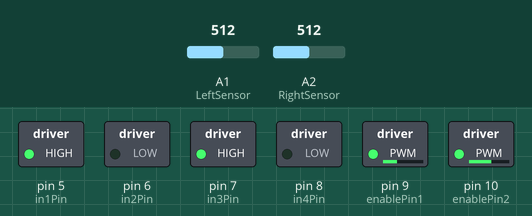
Recording of a sketch running on a simulated Arduino Uno, built with avr-gcc and run on an emulated ATmega328P. On the bench: switched loads named in the sketch (green lamp = pin HIGH). Inputs (shaded band) come from the test bench; at power-on: A1 (LeftSensor) = 512, A2 (RightSensor) = 512.

Above: at 2.2 s.
2.3 s: A1 (LeftSensor) set to 537
At 3.1 s:
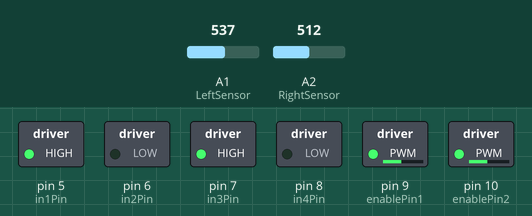
3.8 s: A2 (RightSensor) set to 540
At 3.99 s:
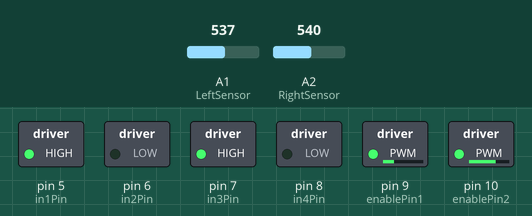
5.6 s: A1 (LeftSensor) set to 511
At 5.76 s:
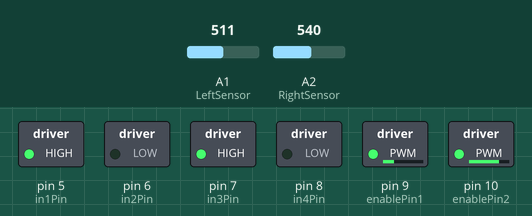
8.2 s: A1 (LeftSensor) set to 716
At 9.0 s:
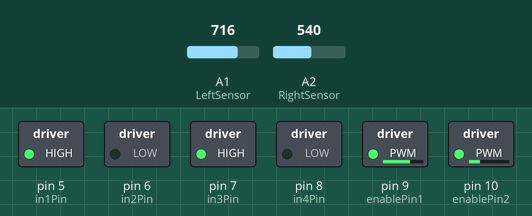
9.7 s: A2 (RightSensor) set to 716
At 11.2 s:
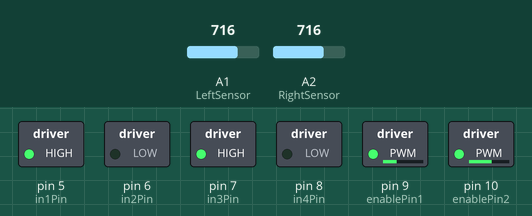
11.6 s: A2 (RightSensor) set to 687
At 12.9 s:
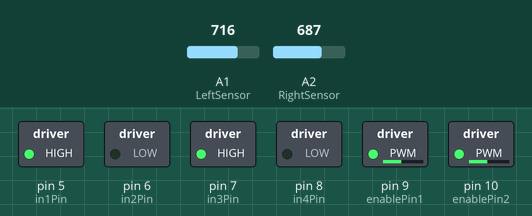
Timing chart, 0 to 14.1 s (numbered marks = the images above; inputs shaded):
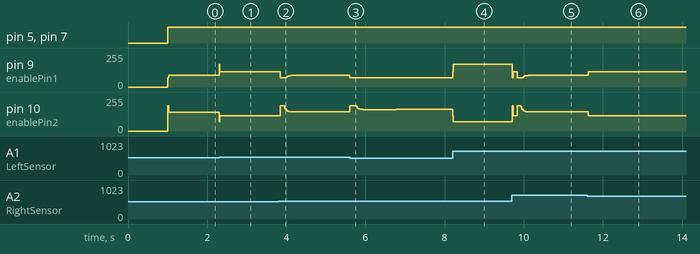

Measured:
- the behaviour switches between 527 and 528 on A2 (RightSensor) (found by bisection; images 1 and 2)
- after the input at 2.3 s, pin 9 (enablePin1): 89/255 → 115/255 at once; pin 10 (enablePin2): 141/255 → 115/255 at once
- after the input at 3.8 s, pin 9 (enablePin1): 115/255 → 70/255 at once, → 87/255 0.15 s later; pin 10 (enablePin2): 115/255 → 190/255 at once, → 143/255 0.12 s later
- after the input at 5.6 s, pin 9 (enablePin1): 87/255 → 70/255 at once
- after the input at 8.2 s, pin 9 (enablePin1): 70/255 → 171/255 at once; pin 10 (enablePin2): 162/255 → 70/255 at once
- after the input at 9.7 s, pin 9 (enablePin1): 171/255 → 115/255 at once, → 70/255 0.12 s later, → 85/255 0.15 s later, → 87/255 0.12 s later; pin 10 (enablePin2): ramps from 190/255 to 115/255 and jumps back, once every 0.12 s
- after the input at 11.6 s, pin 9 (enablePin1): 87/255 → 115/255 at once; pin 10 (enablePin2): 143/255 → 115/255 at once

The sketch:

Light_Tracking.ino
```cpp
#include <PID_v1.h>

// 电机引脚定义
int enablePin1 = 9;    // 左侧电机PWM
int enablePin2 = 10;   // 右侧电机PWM
int in1Pin = 5;        // 左侧电机方向1
int in2Pin = 6;        // 左侧电机方向2
int in3Pin = 7;        // 右侧电机方向1
int in4Pin = 8;        // 右侧电机方向2

// 传感器定义
int LeftSensor = A1;
int RightSensor = A2;

// 左转PID参数（增强响应）
double Kp_left = 0.6;   // 提高比例增益
double Ki_left = 0.0075;  // 较小积分
double Kd_left = 0.8;   // 适当提高微分

// 右转PID参数（保持原样）
double Kp_right = 0.5;
double Ki_right = 0.01;
double Kd_right = 0.7;

// PID变量
double Setpoint, Input, Output;

// 双PID控制器
PID pidLeft(&Input, &Output, &Setpoint, Kp_left, Ki_left, Kd_left, DIRECT);
PID pidRight(&Input, &Output, &Setpoint, Kp_right, Ki_right, Kd_right, DIRECT);

// 优化后的电机控制参数
const int baseSpeed = 115;     // 提高基础速度(原80)
const int maxSpeed = 190;      // 提高最大速度(原120)
const int minSpeed = 70;       // 提高最小速度(原40)
const int sensorThreshold = 30; // 降低阈值使响应更灵敏

// 滤波参数
float leftFiltered = 0;
float rightFiltered = 0;
const float filterFactor = 0.3; // 增强滤波效果

void setup() {
  Serial.begin(9600);

  // 初始化电机控制引脚
  pinMode(in1Pin, OUTPUT);
  pinMode(in2Pin, OUTPUT);
  pinMode(in3Pin, OUTPUT);
  pinMode(in4Pin, OUTPUT);
  pinMode(enablePin1, OUTPUT);
  pinMode(enablePin2, OUTPUT);

  // PID初始化
  Setpoint = 0;
  pidLeft.SetMode(AUTOMATIC);
  pidLeft.SetOutputLimits(-60, 60); // 缩小输出范围减少震荡
  pidLeft.SetSampleTime(20); // 增加采样时间到15ms
  pidRight.SetMode(AUTOMATIC);
  pidRight.SetOutputLimits(-60, 60); // 缩小输出范围减少震荡
  pidRight.SetSampleTime(20); // 增加采样时间到15ms
  delay(1000);
}

void loop() {
  // 1. 读取并增强滤波  L比R小30
  int leftRaw = 1023 - analogRead(LeftSensor);
  int rightRaw = 1023 - analogRead(RightSensor);

  leftFiltered = leftFiltered * (1-filterFactor) + leftRaw * filterFactor;
  rightFiltered = rightFiltered * (1-filterFactor) + rightRaw * filterFactor;

  // 3. 计算偏差（左转时增加补偿）
  Input = (leftFiltered + 40) - rightFiltered;  // 补偿左传感器


  // 4. 根据转向选择PID
  if (Input < 0) {  // 左转
    pidLeft.Compute();
  } else {          // 右转
    pidRight.Compute();
  }

  // 4. 动态速度调整
  int leftSpeed = baseSpeed;
  int rightSpeed = baseSpeed;

  if(abs(Input) > sensorThreshold) {
    // 使用更平滑的速度映射
    if(Output < 0) { // 左转
      int adjustment = map(abs(Output), 0, 80, 0, maxSpeed-baseSpeed+30);
      adjustment = constrain(adjustment, 0, maxSpeed-baseSpeed);
      leftSpeed = baseSpeed - adjustment;
      rightSpeed = baseSpeed + adjustment;
    }
    else { // 右转
      int adjustment = map(abs(Output), 0, 80, 0, maxSpeed-baseSpeed);
      adjustment = constrain(adjustment, 0, maxSpeed-baseSpeed);
      leftSpeed = baseSpeed + adjustment;
      rightSpeed = baseSpeed - adjustment;
    }
  }


  // 确保速度在限制范围内
  leftSpeed = constrain(leftSpeed, minSpeed, maxSpeed);
  rightSpeed = constrain(rightSpeed, minSpeed, maxSpeed);

  // 5. 设置电机
  setMotor(leftSpeed, rightSpeed, false);

  // 6. 调试输出
  // Serial.print("L:");
  // Serial.print(leftFiltered);
  // Serial.print(" R:");
  // Serial.print(rightFiltered);
  // Serial.print(" Out:");
  // Serial.print(Output);
  // Serial.print(" LSpd:");
  // Serial.print(leftSpeed);
  // Serial.print(" RSpd:");
  // Serial.println(rightSpeed);

  delay(15); // 与PID采样时间一致
}

void setMotor(int leftSpeed, int rightSpeed, boolean reverse) {
  analogWrite(enablePin1, leftSpeed);
  digitalWrite(in1Pin, !reverse);
  digitalWrite(in2Pin, reverse);
  analogWrite(enablePin2, rightSpeed);
  digitalWrite(in3Pin, !reverse);
  digitalWrite(in4Pin, reverse);
}
```
